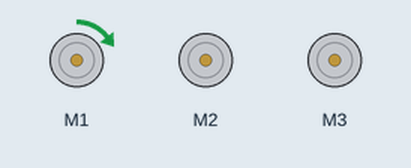
This sketch was run on a simulated Arduino Uno, built with avr-gcc and run on an emulated ATmega328P. Parts: 3 × DC motor (green arrow = forward, orange = backward, longer = faster).

Above: at 0.05 s.
At 1.95 s:
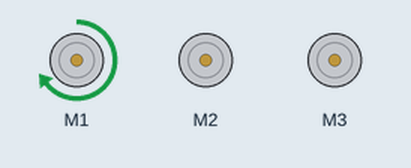
At 3.85 s:
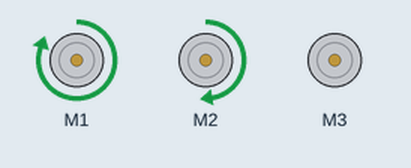
At 7.65 s:
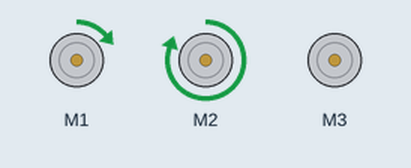
At 11.45 s:
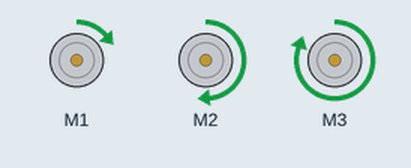
At 15.25 s:
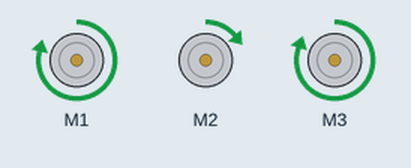
Timing chart, 0 to 19.9 s (numbered marks = the images above):
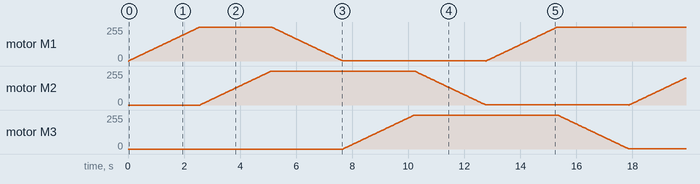

The sketch:

LEDstrip.pde
```cpp
// (licence header left out)
// LED strip controller

#include <AFMotor.h>

AF_DCMotor red(1);
AF_DCMotor green(2);
AF_DCMotor blue(3);

void setup() {

  // turn on motor
  red.setSpeed(0);
  green.setSpeed(0);
  blue.setSpeed(0);
  red.run(RELEASE);
  green.run(RELEASE);
  blue.run(RELEASE);

}

uint8_t firsttime = 1;

void loop() {
  uint8_t i;

  red.run(FORWARD);
  green.run(FORWARD);
  blue.run(FORWARD);

  // red up
  for (i=0; i<255; i++) {
    red.setSpeed(i);
    delay(10);
 }

  if (firsttime == 1) {
    firsttime = 0;
  } else {
    // blue down
    for (i=255; i!=0; i--) {
      blue.setSpeed(i);
      delay(10);
   }
  }

  // green up
  for (i=0; i<255; i++) {
    green.setSpeed(i);
    delay(10);
 }

  // red down
  for (i=255; i!=0; i--) {
    red.setSpeed(i);
    delay(10);
 }

  // blue up
  for (i=0; i<255; i++) {
    blue.setSpeed(i);
    delay(10);
 }

  // green down
  for (i=255; i!=0; i--) {
    green.setSpeed(i);
    delay(10);
 }

  //red.run(RELEASE);
  //green.run(RELEASE);
  //blue.run(RELEASE);
}
```
